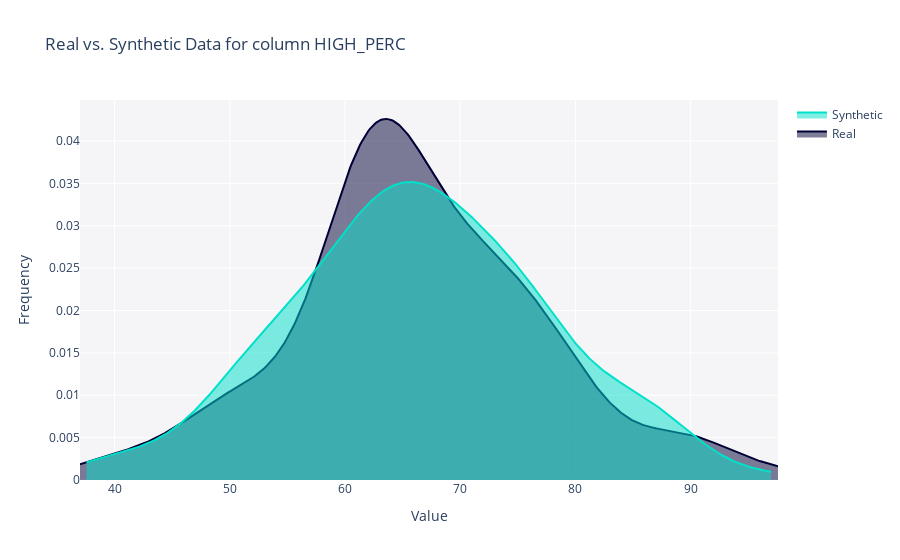

Here is the notebook cell this chart was saved with:
### Markdown cell above
Aqui fazemos o mesmo em relação à variável high_perc.

### Code cell
from sdmetrics.reports import utils

fig = utils.get_column_plot(
    real_data=data,
    synthetic_data=new_data,
    column_name='HIGH_PERC',
    metadata=metadata_dict
)

fig.show()

### Figure 1 — Plotly figure (JSON) as saved in the notebook; plotly's stock layout.template omitted (floating-point values rounded to 4 significant figures; data arrays with more than 128 entries replaced by an {"elided": "..."} marker saying what was removed)
{"data": [{"fill": "tozeroy", "hovertemplate": "<b>Real</b><br>Value: %{x}<br>Frequency: %{y}<extra></extra>", "legendgroup": "Real", "marker": {"color": "#000036"}, "mode": "lines", "name": "Real", "showlegend": true, "type": "scatter", "x": {"elided": "500 float values"}, "xaxis": "x", "y": {"elided": "500 float values"}, "yaxis": "y"}, {"fill": "tozeroy", "hovertemplate": "<b>Synthetic</b><br>Value: %{x}<br>Frequency: %{y}<extra></extra>", "legendgroup": "Synthetic", "marker": {"color": "#01E0C9"}, "mode": "lines", "name": "Synthetic", "showlegend": true, "type": "scatter", "x": {"elided": "500 float values"}, "xaxis": "x", "y": {"elided": "500 float values"}, "yaxis": "y"}], "layout": {"autosize": true, "barmode": "overlay", "hovermode": "closest", "legend": {"traceorder": "reversed"}, "plot_bgcolor": "#F5F5F8", "title": {"text": "Real vs. Synthetic Data for column HIGH_PERC"}, "xaxis": {"anchor": "y2", "autorange": true, "domain": [0, 1], "range": [37, 97.58], "title": {"text": "Value"}, "type": "linear", "zeroline": false}, "yaxis": {"anchor": "free", "autorange": true, "domain": [0, 1], "position": 0, "range": [0, 0.04484], "title": {"text": "Frequency"}, "type": "linear"}}}
